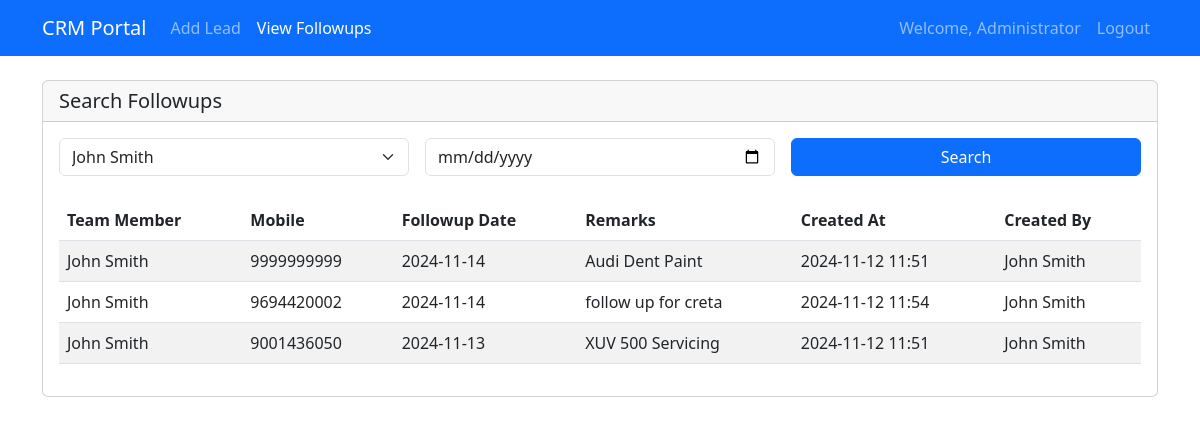
Screenshot of /followups?user_id=2 (signed in) with the database file from the repository.
### app.py (models this page shows)
class User(UserMixin, db.Model):
    id = db.Column(db.Integer, primary_key=True)
    username = db.Column(db.String(80), unique=True, nullable=False)
    password_hash = db.Column(db.String(120), nullable=False)
    is_admin = db.Column(db.Boolean, default=False)
    name = db.Column(db.String(100))  # Full name for display

class Lead(db.Model):
    id = db.Column(db.Integer, primary_key=True)
    user_id = db.Column(db.Integer, db.ForeignKey('user.id'), nullable=False)
    mobile = db.Column(db.String(12), nullable=False)
    followup_date = db.Column(db.DateTime, nullable=False)
    remarks = db.Column(db.Text)
    created_at = db.Column(db.DateTime, default=datetime.utcnow)
    created_by = db.Column(db.Integer, db.ForeignKey('user.id'))
    user = db.relationship('User', foreign_keys=[user_id])
    creator = db.relationship('User', foreign_keys=[created_by])

### app.py (the view)
@app.route('/followups')
@login_required
def followups():
    date = request.args.get('date', '')
    query = Lead.query
    if not current_user.is_admin:
        query = query.filter(Lead.user_id == current_user.id)
    else:
        user_id = request.args.get('user_id')
        if user_id:
            query = query.filter(Lead.user_id == user_id)
    if date:
        selected_date = datetime.strptime(date, '%Y-%m-%d')
        query = query.filter(db.func.date(Lead.followup_date) == selected_date.date())
    followups = query.order_by(Lead.followup_date.desc()).all()
    users = User.query.filter_by(is_admin=False).all()  # For admin's user filter
    return render_template('followups.html', followups=followups, users=users)

### app.py (called while the page is built)
@login_manager.user_loader
def load_user(user_id):
    return User.query.get(int(user_id))

### templates/followups.html (shortened to what this page needs)
<!DOCTYPE html>
<html lang="en">
<head>
    <link href="https://cdnjs.cloudflare.com/ajax/libs/bootstrap/5.3.0/css/bootstrap.min.css" rel="stylesheet">
</head>
<body>
    <nav class="navbar navbar-expand-lg navbar-dark bg-primary">
        <div class="container">
            <a class="navbar-brand" href="/">CRM Portal</a>
            <div class="collapse navbar-collapse" id="navbarNav">
                <ul class="navbar-nav">
                    <li class="nav-item">
                        <a class="nav-link" href="/">Add Lead</a>
                    </li>
                    <li class="nav-item">
                        <a class="nav-link active" href="/followups">View Followups</a>
                    </li>
                </ul>
                <ul class="navbar-nav ms-auto">
                    <li class="nav-item">
                        <span class="nav-link">Welcome, {{ current_user.name }}</span>
                    </li>
                    <li class="nav-item">
                        <a class="nav-link" href="{{ url_for('logout') }}">Logout</a>
                    </li>
                </ul>
            </div>
        </div>
    </nav>
    <div class="container mt-4">
        <div class="card">
            <div class="card-header">
                <h5 class="card-title mb-0">Search Followups</h5>
            </div>
            <div class="card-body">
                <form method="GET" action="{{ url_for('followups') }}" class="row g-3">
                    {% if current_user.is_admin %}
                    <div class="col-md-4">
                        <select class="form-select" name="user_id">
                            {% for user in users %}
                                <option value="{{ user.id }}"
                                    {% if request.args.get('user_id')|int == user.id %}selected{% endif %}>
                                    {{ user.name }}
                                </option>
                            {% endfor %}
                        </select>
                    </div>
                    {% endif %}
                    <div class="col-md-{% if current_user.is_admin %}4{% else %}8{% endif %}">
                        <input type="date" class="form-control" name="date"
                               value="{{ request.args.get('date', '') }}">
                    </div>
                    <div class="col-md-4">
                        <button type="submit" class="btn btn-primary w-100">Search</button>
                    </div>
                </form>
                <div class="mt-4 table-responsive">
                    <table class="table table-striped table-hover">
                        <thead>
                            <tr>
                                {% if current_user.is_admin %}
                                <th>Team Member</th>
                                {% endif %}
                                <th>Mobile</th>
                                <th>Followup Date</th>
                                <th>Remarks</th>
                                <th>Created At</th>
                                {% if current_user.is_admin %}
                                <th>Created By</th>
                                {% endif %}
                            </tr>
                        </thead>
                        <tbody>
                            {% for followup in followups %}
                                <tr>
                                    {% if current_user.is_admin %}
                                    <td>{{ followup.user.name }}</td>
                                    {% endif %}
                                    <td>{{ followup.mobile }}</td>
                                    <td>{{ followup.followup_date.strftime('%Y-%m-%d') }}</td>
                                    <td>{{ followup.remarks }}</td>
                                    <td>{{ followup.created_at.strftime('%Y-%m-%d %H:%M') }}</td>
                                    {% if current_user.is_admin %}
                                    <td>{{ followup.creator.name }}</td>
                                    {% endif %}
                                </tr>
                            {% endfor %}
                        </tbody>
                    </table>
                </div>
            </div>
        </div>
    </div>
</body>
</html>

### rows the page displays
User: name "Administrator"
Lead: user.name "John Smith", mobile "9999999999", followup_date "2024-11-14", remarks "Audi Dent Paint", created_at "2024-11-12 11:51", creator.name "John Smith"
Lead: user.name "John Smith", mobile "9694420002", followup_date "2024-11-14", remarks "follow up for creta", created_at "2024-11-12 11:54", creator.name "John Smith"
Lead: user.name "John Smith", mobile "9001436050", followup_date "2024-11-13", remarks "XUV 500 Servicing", created_at "2024-11-12 11:51", creator.name "John Smith"

### other values shown
form field user_id "John Smith"
